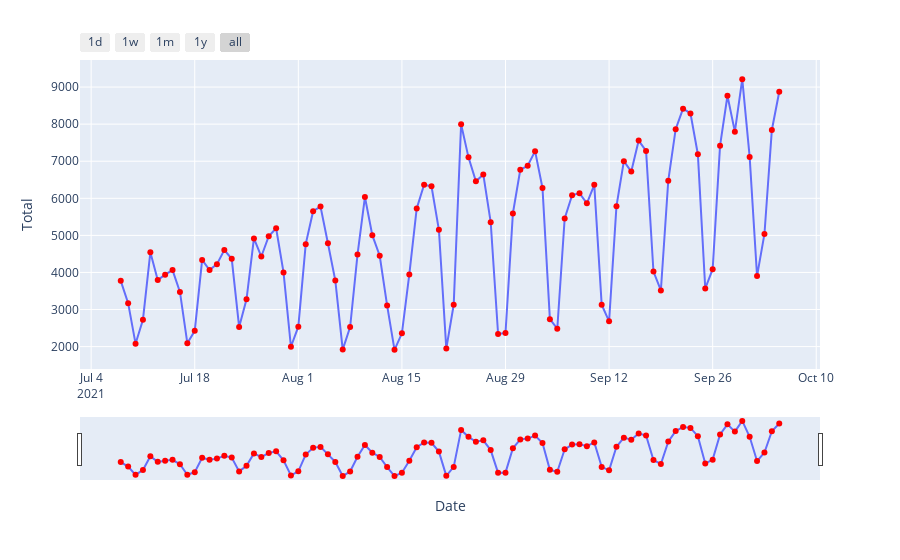

The cell this chart's notebook holds for it:
### Markdown cell above
# EDA

### Code cell
import plotly.express as px

# Assuming daily_data is a DataFrame with a 'date' column
dt=data.reset_index()
df_test= dt.copy()

fig = px.line(df_test, x='Date', y='Total', markers=True)
# Update the marker color
fig.update_traces(marker=dict(color='red'))

# Update the layout to include zooming functionality
fig.update_layout(
    xaxis=dict(
        rangeselector=dict(
            buttons=list([
                dict(count=1, label="1d", step="day", stepmode="backward"),
                dict(count=7, label="1w", step="day", stepmode="backward"),
                dict(count=1, label="1m", step="month", stepmode="backward"),
                dict(count=1, label="1y", step="year", stepmode="backward"),
                dict(step="all")
            ])
        ),
        rangeslider=dict(visible=True),
        type="date"
    )
)

fig.show()

### Figure 1 — Plotly figure (JSON) as saved in the notebook; plotly's stock layout.template omitted (floating-point values rounded to 4 significant figures)
{"data": [{"hovertemplate": "Date=%{x}<br>Total=%{y}<extra></extra>", "legendgroup": "", "line": {"color": "#636efa", "dash": "solid"}, "marker": {"color": "red", "symbol": "circle"}, "mode": "markers+lines", "name": "", "orientation": "v", "showlegend": false, "type": "scatter", "x": ["2021-07-08T00:00:00", "2021-07-09T00:00:00", "2021-07-10T00:00:00", "2021-07-11T00:00:00", "2021-07-12T00:00:00", "2021-07-13T00:00:00", "2021-07-14T00:00:00", "2021-07-15T00:00:00", "2021-07-16T00:00:00", "2021-07-17T00:00:00", "2021-07-18T00:00:00", "2021-07-19T00:00:00", "2021-07-20T00:00:00", "2021-07-21T00:00:00", "2021-07-22T00:00:00", "2021-07-23T00:00:00", "2021-07-24T00:00:00", "2021-07-25T00:00:00", "2021-07-26T00:00:00", "2021-07-27T00:00:00", "2021-07-28T00:00:00", "2021-07-29T00:00:00", "2021-07-30T00:00:00", "2021-07-31T00:00:00", "2021-08-01T00:00:00", "2021-08-02T00:00:00", "2021-08-03T00:00:00", "2021-08-04T00:00:00", "2021-08-05T00:00:00", "2021-08-06T00:00:00", "2021-08-07T00:00:00", "2021-08-08T00:00:00", "2021-08-09T00:00:00", "2021-08-10T00:00:00", "2021-08-11T00:00:00", "2021-08-12T00:00:00", "2021-08-13T00:00:00", "2021-08-14T00:00:00", "2021-08-15T00:00:00", "2021-08-16T00:00:00", "2021-08-17T00:00:00", "2021-08-18T00:00:00", "2021-08-19T00:00:00", "2021-08-20T00:00:00", "2021-08-21T00:00:00", "2021-08-22T00:00:00", "2021-08-23T00:00:00", "2021-08-24T00:00:00", "2021-08-25T00:00:00", "2021-08-26T00:00:00", "2021-08-27T00:00:00", "2021-08-28T00:00:00", "2021-08-29T00:00:00", "2021-08-30T00:00:00", "2021-08-31T00:00:00", "2021-09-01T00:00:00", "2021-09-02T00:00:00", "2021-09-03T00:00:00", "2021-09-04T00:00:00", "2021-09-05T00:00:00", "2021-09-06T00:00:00", "2021-09-07T00:00:00", "2021-09-08T00:00:00", "2021-09-09T00:00:00", "2021-09-10T00:00:00", "2021-09-11T00:00:00", "2021-09-12T00:00:00", "2021-09-13T00:00:00", "2021-09-14T00:00:00", "2021-09-15T00:00:00", "2021-09-16T00:00:00", "2021-09-17T00:00:00", "2021-09-18T00:00:00", "2021-09-19T00:00:00", "2021-09-20T00:00:00", "2021-09-21T00:00:00", "2021-09-22T00:00:00", "2021-09-23T00:00:00", "2021-09-24T00:00:00", "2021-09-25T00:00:00", "2021-09-26T00:00:00", "2021-09-27T00:00:00", "2021-09-28T00:00:00", "2021-09-29T00:00:00", "2021-09-30T00:00:00", "2021-10-01T00:00:00", "2021-10-02T00:00:00", "2021-10-03T00:00:00", "2021-10-04T00:00:00", "2021-10-05T00:00:00"], "xaxis": "x", "y": [3773, 3172, 2079, 2725, 4542, 3795, 3941, 4064, 3474, 2093, 2426, 4339, 4064, 4224, 4603, 4369, 2532, 3276, 4917, 4430, 4977, 5193, 4001, 1996, 2538, 4764, 5651, 5777, 4789, 3782, 1920, 2526, 4481, 6034, 5006, 4450, 3112, 1914, 2359, 3948, 5727, 6365, 6323, 5151, 1947, 3128, 7999, 7104, 6457, 6643, 5355, 2341, 2367, 5592, 6770, 6877, 7272, 6279, 2741, 2483, 5456, 6082, 6139, 5865, 6362, 3132, 2681, 5788, 7001, 6721, 7556, 7278, 4026, 3514, 6476, 7863, 8418, 8290, 7189, 3567, 4088, 7418, 8765, 7798, 9212, 7115, 3903, 5038, 7843, 8872], "yaxis": "y"}], "layout": {"legend": {"tracegroupgap": 0}, "margin": {"t": 60}, "xaxis": {"anchor": "y", "domain": [0, 1], "rangeselector": {"buttons": [{"count": 1, "label": "1d", "step": "day", "stepmode": "backward"}, {"count": 7, "label": "1w", "step": "day", "stepmode": "backward"}, {"count": 1, "label": "1m", "step": "month", "stepmode": "backward"}, {"count": 1, "label": "1y", "step": "year", "stepmode": "backward"}, {"step": "all"}]}, "rangeslider": {"visible": true}, "title": {"text": "Date"}, "type": "date"}, "yaxis": {"anchor": "x", "domain": [0, 1], "title": {"text": "Total"}}}}
